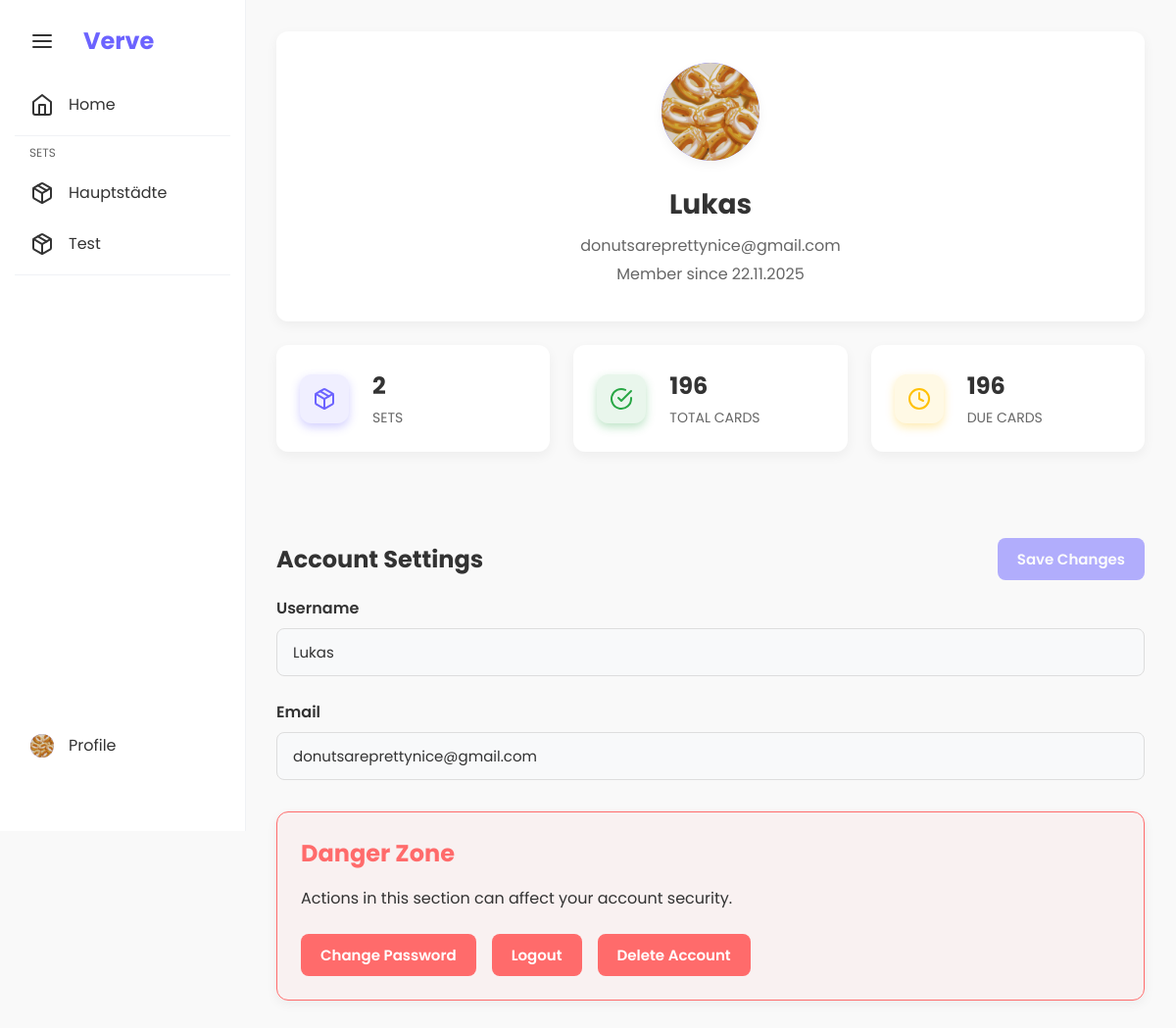
Before: /auth/profile (signed in) with the older database file.
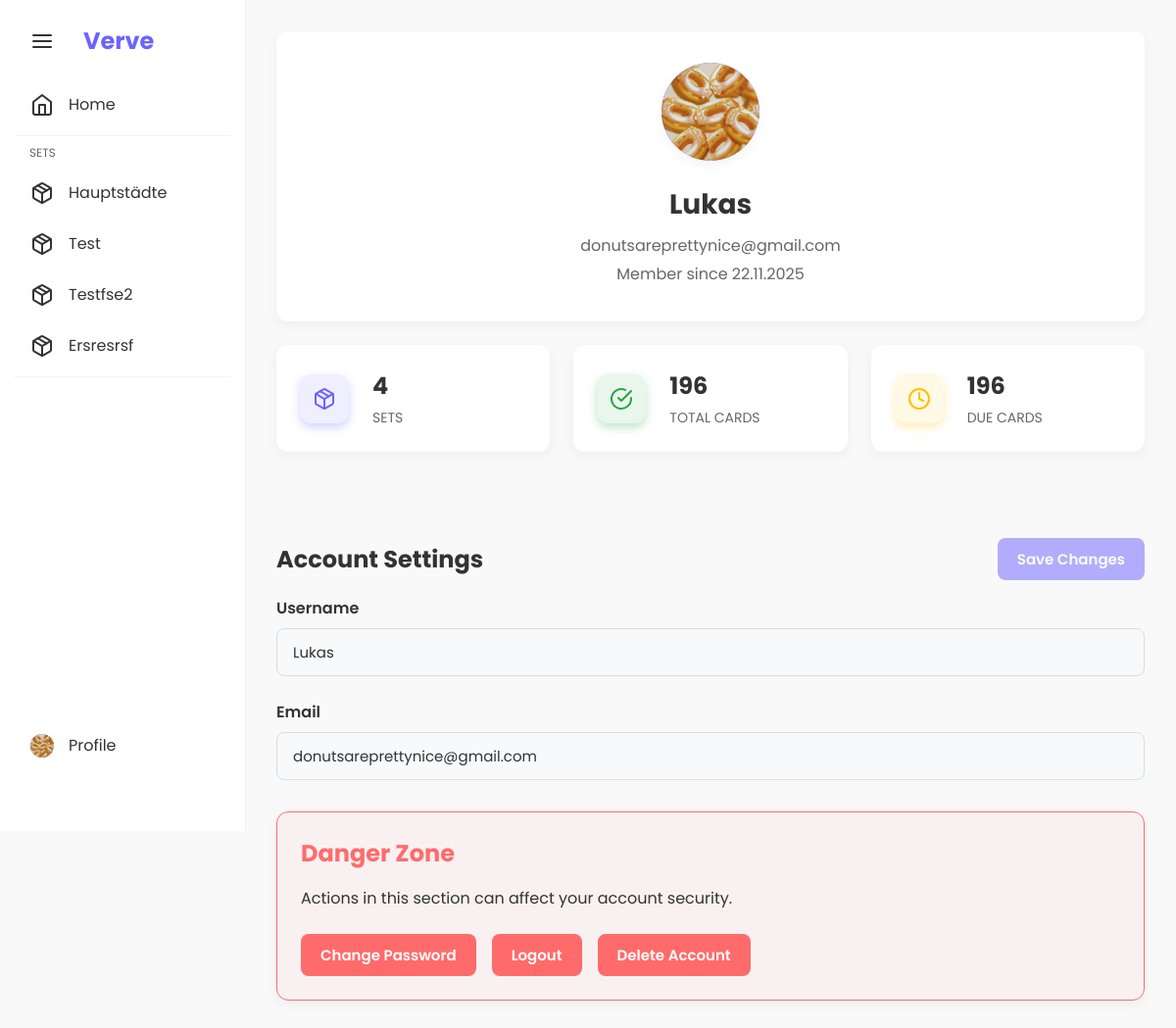
After: the same page with the newer database file.
### app/models/vocab_set.py (models this page shows, shortened)
class VocabSet(db.Model):
    __tablename__ = 'vocab_sets'
    id = db.Column(db.Integer, primary_key=True)
    name = db.Column(db.String(100), nullable=False)
    user_id = db.Column(db.Integer, db.ForeignKey('users.id'), nullable=True)  # None for shared sets
    is_shared = db.Column(db.Boolean, nullable=False, default=False)
    created_at = db.Column(db.DateTime, nullable=False, default=datetime.now)
    updated_at = db.Column(db.DateTime, nullable=False, default=datetime.now, onupdate=datetime.now)
    cards = db.relationship('Card', backref='vocab_set', lazy=True, cascade='all, delete-orphan')
    def get_due_cards(self) -> List['Card']:
        from app.models.card import Card
        return [card for card in self.cards if card.is_due()]
    def get_statistics(self) -> dict:
        level_counts = {}
        for card in self.cards:
            level = card.level
            level_counts[level] = level_counts.get(level, 0) + 1
        return {
            'total_cards': len(self.cards),
            'level_counts': level_counts,
            'due_cards': len(self.get_due_cards())
        }

### app/models/user.py (models this page shows, shortened)
class User(UserMixin, db.Model):
    __tablename__ = 'users'
    id = db.Column(db.Integer, primary_key=True)
    username = db.Column(db.String(50), unique=True, nullable=False, index=True)
    email = db.Column(db.String(120), unique=True, nullable=False, index=True)
    password_hash = db.Column(db.String(128), nullable=False)
    created_at = db.Column(db.DateTime, nullable=False, default=datetime.now)
    avatar_file = db.Column(db.String(120), nullable=True)
    vocab_sets = db.relationship('VocabSet', backref='user', lazy=True,
                                foreign_keys='VocabSet.user_id')

### app/routes/auth.py (the view)
@auth_bp.route('/profile')
@login_required
def profile():
    sets = VocabService.get_all_set_names(current_user.id)
    total_cards = 0
    due_cards = 0
    for s in sets:
        total_cards += s.get('card_count', 0)
        due_cards += s.get('due_count', 0)
    sidebar_collapsed = request.cookies.get('sidebar_collapsed', 'false') == 'true'
    return render_template('profile.html',
                         current_user=current_user,
                         sets=sets,
                         total_cards=total_cards,
                         due_cards=due_cards,
                         sidebar_collapsed=sidebar_collapsed)

### app/__init__.py (called while the page is built)
def setup_login_manager(app: Flask) -> None:
    from flask_login import LoginManager
    from app.models import User
    login_manager = LoginManager()
    login_manager.init_app(app)
    login_manager.login_view = 'auth.login'
    login_manager.login_message = 'Bitte melden Sie sich an, um auf diese Seite zuzugreifen.'
    @login_manager.user_loader
    def load_user(user_id):
        return User.query.get(int(user_id))

### app/models/card.py (called while the page is built)
    def is_due(self) -> bool:
        return self.next_review <= datetime.now()

### app/services/vocab_service.py (called while the page is built)
    @staticmethod
    def get_all_set_names(user_id: int) -> List[Dict]:
        vocab_sets = VocabSet.query.filter(VocabSet.user_id == user_id).all()
        result = []
        for vs in vocab_sets:
            level_counts = vs.get_statistics()['level_counts']
            max_level = max(level_counts.items(), key=lambda x: x[1])[0] if level_counts else 1
            result.append({
                'id': vs.id,
                'name': vs.name,
                'is_shared': vs.is_shared,
                'card_count': len(vs.cards),
                'due_count': len(vs.get_due_cards()),
                'level_counts': level_counts,
                'max_level': max_level
            })
        return result

### templates/profile.html (shortened to what this page needs)
{% extends "base.html" %}
{% block content %}
<div class="container">
    <div class="card profile-card">
        <div class="profile-header">
            <div class="profile-avatar-large" onclick="document.getElementById('avatar').click()"
                style="cursor: pointer; position: relative; overflow: hidden;">
                {% if current_user.avatar_file %}
                <img id="avatar-preview-img" src="{{ url_for('static', filename=current_user.avatar_file) }}"
                    alt="Avatar" style="width: 100%; height: 100%; object-fit: cover; border-radius: 50%;">
                {% else %}
                <span id="avatar-initials">{{ current_user.username[0].upper() }}</span>
                <img id="avatar-preview-img" src="" alt="Avatar"
                    style="display: none; width: 100%; height: 100%; object-fit: cover; border-radius: 50%;">
                {% endif %}
            </div>
            <div class="profile-info">
                <h1>{{ current_user.username }}</h1>
                <p class="text-muted">{{ current_user.email }}</p>
                <p class="text-muted">Member since {{ current_user.created_at.strftime('%d.%m.%Y') }}</p>
            </div>
        </div>
    </div>
    <div class="stats-overview">
        <div class="card stat-card">
            <div class="stat-icon icon-style-primary">
                <i data-feather="package"></i>
            </div>
            <div class="stat-details">
                <h3>{{ sets|length }}</h3>
                <p>Sets</p>
            </div>
        </div>
        <div class="card stat-card">
            <div class="stat-icon icon-style-success">
                <i data-feather="check-circle"></i>
            </div>
            <div class="stat-details">
                <h3>{{ total_cards }}</h3>
                <p>Total Cards</p>
            </div>
        </div>
        <div class="card stat-card">
            <div class="stat-icon icon-style-warning">
                <i data-feather="clock"></i>
            </div>
            <div class="stat-details">
                <h3>{{ due_cards }}</h3>
                <p>Due Cards</p>
            </div>
        </div>
    </div>
    <div class="account-settings">
        <div style="display: flex; justify-content: space-between; align-items: center; margin-bottom: var(--spacing-md);">
            <h2 style="margin: 0;">Account Settings</h2>
            <button type="submit" form="profile-form" id="save-profile-btn" class="btn btn-primary" disabled>Save Changes</button>
        </div>
        <form action="{{ url_for('auth.update_profile') }}" method="POST" enctype="multipart/form-data"
            class="profile-form" id="profile-form">
            <div class="form-group">
                <label for="username">Username</label>
                <input type="text" id="username" name="username" value="{{ current_user.username }}" required
                    class="form-control">
            </div>
            <div class="form-group">
                <label for="email">Email</label>
                <input type="email" id="email" name="email" value="{{ current_user.email }}" required
                    class="form-control">
            </div>
        </form>
        <div class="card danger-zone">
            <h2>Danger Zone</h2>
            <p>Actions in this section can affect your account security.</p>
            <div class="account-actions">
                <a href="{{ url_for('auth.change_password') }}" class="btn btn-danger">Change Password</a>
                <a href="{{ url_for('auth.logout') }}" class="btn btn-danger">Logout</a>
                <button type="button" class="btn btn-danger" onclick="openDeleteModal()">Delete Account</button>
            </div>
        </div>
    </div>
</div>
{% endblock %}

### templates/base.html (shortened to what this page needs)
<!DOCTYPE html>
<html lang="en">
<head>
    <link rel="stylesheet" href="{{ url_for('static', filename='css/style.css') }}">
</head>
<body>
    <div class="sidebar {% if sidebar_collapsed %}collapsed{% endif %}">
        <div class="sidebar-header">
            <button class="sidebar-toggle"><i data-feather="menu"></i></button>
            <span class="sidebar-brand">Verve</span>
        </div>
        <ul class="sidebar-nav">
            <li><a href="{{ url_for('main.index') }}"><i data-feather="home"></i><span>Home</span></a></li>
            <li class="sidebar-separator"></li>
            <li class="sidebar-nav-header"><span>Sets</span></li>
            {% for set in sets %}
            <li>
                <a href="{{ url_for('main.set_overview', set_id=set.id) }}">
                    <i data-feather="package"></i>
                    <span>
                        {{ set.name.replace('_', ' ') | title }}
                    </span>
                </a>
            </li>
            {% endfor %}
            <li class="sidebar-separator"></li>
        </ul>
        {% if current_user.is_authenticated %}
        <div class="sidebar-profile-bottom">
            <a href="{{ url_for('auth.profile') }}" class="profile-link-bottom">
                <div class="sidebar-avatar">
                    {% if current_user.avatar_file %}
                    <img src="{{ url_for('static', filename=current_user.avatar_file) }}" alt="Avatar"
                        style="width: 100%; height: 100%; object-fit: cover; border-radius: 50%;">
                    {% else %}
                    {{ current_user.username[0].upper() }}
                    {% endif %}
                </div>
                <span>Profile</span>
            </a>
        </div>
        {% endif %}
    </div>
    <div class="main-content {% if sidebar_collapsed %}collapsed{% endif %}">
        {% block content %}{% endblock %}
    </div>
</body>
</html>

Changed rows visible on the page:
added VocabSet: name.replace "Testfse2"
added VocabSet: name.replace "Ersresrsf"
Other visible differences:
{{ sets|length }}: "2" → "4"
